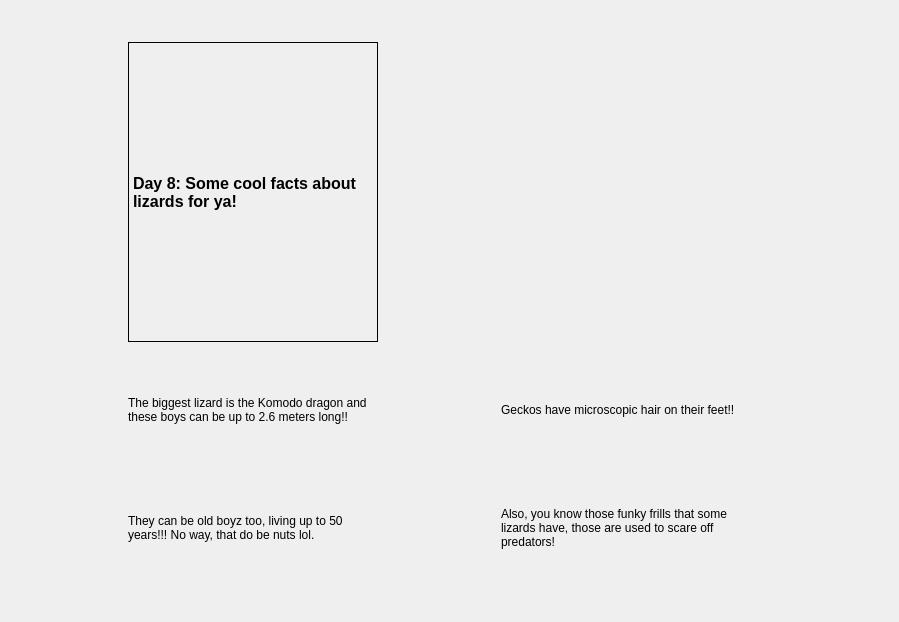
<?xml version="1.0" encoding="UTF-8"?>
<ui version="4.0">
 <class>Day8Window</class>
 <widget class="QDialog" name="Day8Window">
  <property name="geometry">
   <rect>
    <x>0</x>
    <y>0</y>
    <width>899</width>
    <height>622</height>
   </rect>
  </property>
  <property name="windowTitle">
   <string>Dialog</string>
  </property>
  <layout class="QGridLayout" name="gridLayout" columnstretch="0,0">
   <property name="topMargin">
    <number>30</number>
   </property>
   <property name="rightMargin">
    <number>30</number>
   </property>
   <property name="bottomMargin">
    <number>30</number>
   </property>
   <item row="3" column="0">
    <widget class="QLabel" name="label_3">
     <property name="maximumSize">
      <size>
       <width>250</width>
       <height>100</height>
      </size>
     </property>
     <property name="text">
      <string>They can be old boyz too, living up to 50 years!!! No way, that do be nuts lol.</string>
     </property>
     <property name="wordWrap">
      <bool>true</bool>
     </property>
    </widget>
   </item>
   <item row="2" column="1">
    <widget class="QLabel" name="label">
     <property name="maximumSize">
      <size>
       <width>250</width>
       <height>100</height>
      </size>
     </property>
     <property name="text">
      <string>Geckos have microscopic hair on their feet!!</string>
     </property>
     <property name="wordWrap">
      <bool>true</bool>
     </property>
    </widget>
   </item>
   <item row="3" column="1">
    <widget class="QLabel" name="label_4">
     <property name="maximumSize">
      <size>
       <width>250</width>
       <height>100</height>
      </size>
     </property>
     <property name="text">
      <string>Also, you know those funky frills that some lizards have, those are used to scare off predators!</string>
     </property>
     <property name="wordWrap">
      <bool>true</bool>
     </property>
    </widget>
   </item>
   <item row="2" column="0">
    <widget class="QLabel" name="label_2">
     <property name="maximumSize">
      <size>
       <width>250</width>
       <height>100</height>
      </size>
     </property>
     <property name="text">
      <string>The biggest lizard is the Komodo dragon and these boys can be up to 2.6 meters long!!</string>
     </property>
     <property name="wordWrap">
      <bool>true</bool>
     </property>
    </widget>
   </item>
   <item row="0" column="0">
    <widget class="QLabel" name="day8_title_label">
     <property name="maximumSize">
      <size>
       <width>250</width>
       <height>300</height>
      </size>
     </property>
     <property name="font">
      <font>
       <pointsize>12</pointsize>
       <bold>true</bold>
      </font>
     </property>
     <property name="frameShape">
      <enum>QFrame::Box</enum>
     </property>
     <property name="text">
      <string>Day 8: Some cool facts about lizards for ya!</string>
     </property>
     <property name="wordWrap">
      <bool>true</bool>
     </property>
    </widget>
   </item>
  </layout>
 </widget>
 <resources/>
 <connections/>
</ui>
